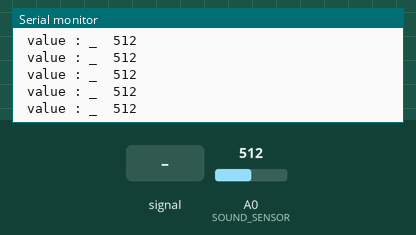
Simulated run of this sketch. Board: Arduino Uno, built with avr-gcc and run on an emulated ATmega328P. On the bench: the last lines printed to the serial monitor. Inputs (shaded band) come from the test bench; at power-on: A0 (SOUND_SENSOR) = 512.

Above: at 1.2 s.
1.3 s: A0 (SOUND_SENSOR) fed a 200 Hz sine of ±81 counts around its level
At 1.31 s:
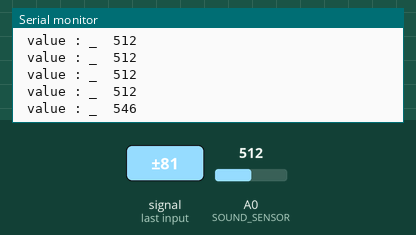
2.8 s: A0 (SOUND_SENSOR) set to 716
At 2.82 s:
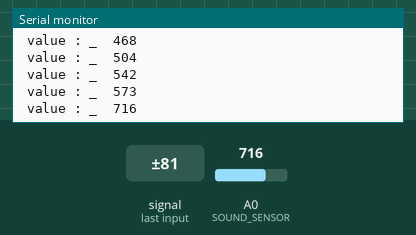
4.3 s: A0 (SOUND_SENSOR) fed a 1000 Hz sine of ±255 counts around its level
At 4.32 s:
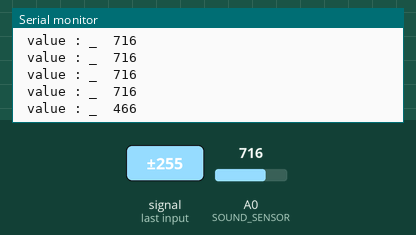
5.8 s: A0 (SOUND_SENSOR) set to 900
At 5.83 s:
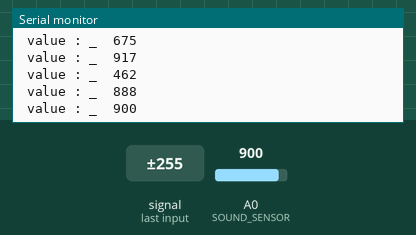
Timing chart, 0 to 8.3 s (numbered marks = the images above; inputs shaded):
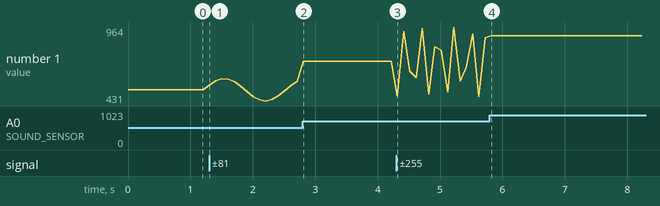

The sketch:

test_SoundSensor.ino
```cpp
//Test du grove sound sensor


#define SOUND_SENSOR A0

void setup()
{
    Serial.begin(9600);
    pinMode(SOUND_SENSOR, INPUT);
}

void loop()
{

	int s1 = analogRead(SOUND_SENSOR);

	if(s1 > 370){

		Serial.print(" value : _  ");
		Serial.println(s1);
	}

	delay(100);


}
```

Measured:
- after the input at 1.3 s, the serial monitor: prints a new line at once (image 1)
- after the input at 2.8 s, the serial monitor: prints a new line at once (image 2)
- after the input at 4.3 s, the serial monitor: prints a new line at once (image 3)
- after the input at 5.8 s, the serial monitor: prints a new line at once (image 4)
- plotted number 1: 512 → 573 after the input at 1.3 s, 573 → 716 after the input at 2.8 s, 716 → 888 after the input at 4.3 s, 888 → 900 after the input at 5.8 s
